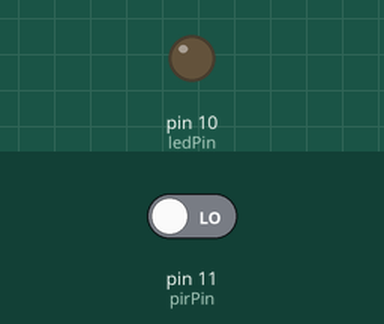
This sketch was run on a simulated Arduino Uno, built with avr-gcc and run on an emulated ATmega328P. Shown: output pins drawn as LEDs (lit = HIGH). The inputs (shaded band) are chosen by the test bench; at power-on: pin 11 (pirPin) LOW. What the sketch prints to the serial monitor is not drawn.

Above: at 16.2 s.
16.3 s: pin 11 (pirPin) driven HIGH
At 17.5 s:
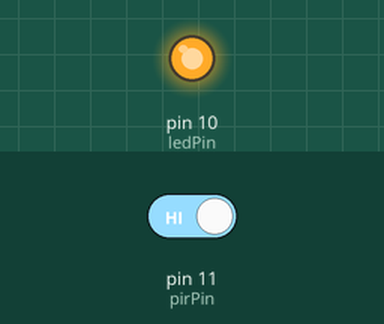
17.8 s: pin 11 (pirPin) driven LOW
At 18.8 s:
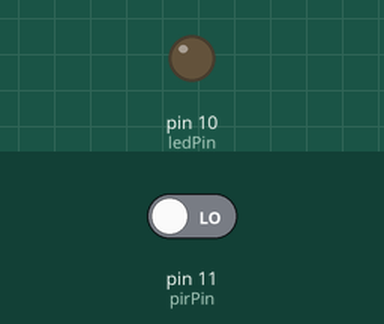
Timing chart, 0 to 20.8 s (numbered marks = the images above; inputs shaded):
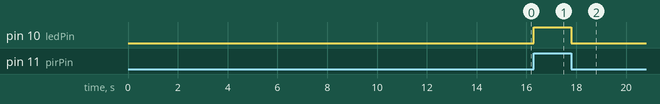

Measured:
- after the input at 16.3 s, pin 10 (ledPin): LOW → HIGH at once
- after the input at 17.8 s, pin 10 (ledPin): HIGH → LOW at once

The sketch:

pir.ino
```cpp
#include <Arduino.h>

/*
 * //////////////////////////////////////////////////
 * //making sense of the Parallax PIR sensor's output
 * //////////////////////////////////////////////////
 *
 * Switches a LED according to the state of the sensors output pin.
 * Determines the beginning and end of continuous motion sequences.
 *
 * @author: Kristian Gohlke / krigoo (_) gmail (_) com / http://krx.at
 * @date:   3. September 2006
 *
 * kr1 (cleft) 2006
 * released under a creative commons "Attribution-NonCommercial-ShareAlike 2.0" license
 * http://creativecommons.org/licenses/by-nc-sa/2.0/de/
 *
 *
 * The Parallax PIR Sensor is an easy to use digital infrared motion sensor module.
 * (http://www.parallax.com/detail.asp?product_id=555-28027)
 *
 * The sensor's output pin goes to HIGH if motion is present.
 * However, even if motion is present it goes to LOW from time to time,
 * which might give the impression no motion is present.
 * This program deals with this issue by ignoring LOW-phases shorter than a given time,
 * assuming continuous motion is present during these phases.
 *
 */

// 5V left
// out midle
// gnd right
// connectors on bottom
/*
--------------------
|                  |
|                  |
|                  |
|       o o o      |
|      5V o GND    |
--------------------
*/
/////////////////////////////
// voltage 4,5-20V
//
//VARS
//the time we give the sensor to calibrate (10-60 secs according to the datasheet)
int calibrationTime = 15;

//the time when the sensor outputs a low impulse
long unsigned int lowIn;

//the amount of milliseconds the sensor has to be low
//before we assume all motion has stopped
long unsigned int pause = 5000;

boolean lockLow = true;
boolean takeLowTime;

int pirPin = 11;    //the digital pin connected to the PIR sensor's output
int ledPin = 10;

/////////////////////////////
//SETUP
void setup(){
  Serial.begin(9600);
  pinMode(pirPin, INPUT);
  pinMode(ledPin, OUTPUT);
  digitalWrite(pirPin, LOW);

  //give the sensor some time to calibrate
  Serial.print("calibrating sensor ");
    for(int i = 0; i < calibrationTime; i++){
      Serial.print(".");
      delay(1000);
      }
    Serial.println(" done");
    Serial.println("SENSOR ACTIVE");
    delay(50);
  }

////////////////////////////
//LOOP
void loop(){

     if(digitalRead(pirPin) == HIGH){
       digitalWrite(ledPin, HIGH);   //the led visualizes the sensors output pin state
       if(lockLow){
         //makes sure we wait for a transition to LOW before any further output is made:
         lockLow = false;
         Serial.println("---");
         Serial.print("motion detected at ");
         Serial.print(millis()/1000);
         Serial.println(" sec");
         delay(50);
         }
         takeLowTime = true;
       }

     if(digitalRead(pirPin) == LOW){
       digitalWrite(ledPin, LOW);  //the led visualizes the sensors output pin state

       if(takeLowTime){
        lowIn = millis();          //save the time of the transition from high to LOW
        takeLowTime = false;       //make sure this is only done at the start of a LOW phase
        }
       //if the sensor is low for more than the given pause,
       //we assume that no more motion is going to happen
       if(!lockLow && millis() - lowIn > pause){
           //makes sure this block of code is only executed again after
           //a new motion sequence has been detected
           lockLow = true;
           Serial.print("motion ended at ");      //output
           Serial.print((millis() - pause)/1000);
           Serial.println(" sec");
           delay(50);
           }
       }
  }
```
